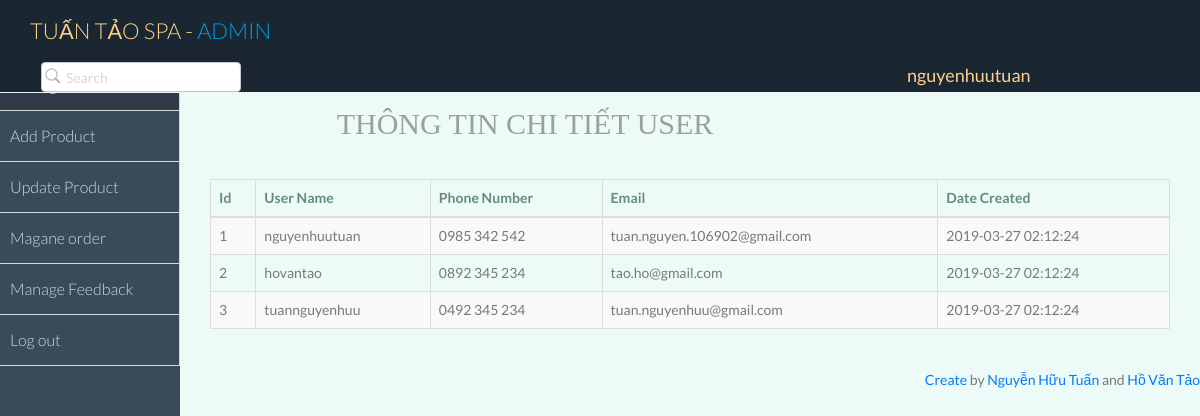
Page /PHP_project/manage_user.php (signed in) on the committed database.
### tables this page shows
CREATE TABLE users (
    id INT NOT NULL PRIMARY KEY AUTO_INCREMENT,
    username VARCHAR(50) NOT NULL UNIQUE,
    phone_number varchar (25) not null,
    Email varchar(55) not null, 
    password VARCHAR(255) NOT NULL,
    created_at DATETIME DEFAULT CURRENT_TIMESTAMP
);

### PHP_project/manage_user.php (the view, shortened to what this page needs)
 <!DOCTYPE html>
 <html lang="en">
 <head>
 </head>
 <body style="background: #ecfbf8" >
 	<section id="container" class="">
 		<?php
 		require_once "admin.php";
 		?>
 		<section id="main-content">
 			<section class="wrapper">
 				<div class="container ">
 					<div class="row">
 						<div class="col-md-12">
 							<div class="page-header clearfix">
 								<div class="row">
 									<div class="col-xs-8 col-sm-8 col-md-8 col-lg-8">
 										<center><h2 style="font-family: initial;" >Thông tin chi tiết user </h2></center>
 									</div>
 								</div>
 							</div>
 							<?php
 							$sql = "SELECT * FROM users";
 							if($result = mysqli_query($mysqli, $sql)){
 								if(mysqli_num_rows($result) > 0){
 									echo "<table class='table table-bordered table-striped'>";
 									echo "<thead>";
 									echo "<tr>";
 									echo "<th>Id</th>";
 									echo "<th>User Name</th>";
 									echo "<th>Phone Number</th>";
 									echo "<th>Email</th>";
 									echo "<th>Date Created</th>";
 									echo "</tr>";										echo "</thead>";
 									echo "<tbody>";
 									while($row = mysqli_fetch_array($result)){
 										echo "<tr>";
 										echo "<td>" . $row['id'] . "</td>";
 										echo "<td>" . $row['username'] . "</td>";
 										echo "<td>" . $row['phone_number'] . "</td>";
 										echo "<td>" . $row['Email'] . "</td>";
 										echo "<td>" . $row['created_at'] . "</td>";
 										echo "</tr>";
 									}
 									echo "</tbody>";
 									echo "</table>";
 								} else{
 									echo "<p class='lead'> No records were found. </p>";
 								}
 							} else{
 								echo "ERROR: Could not able to execute $sql. " . mysqli_error($mysqli);
 							}
 							?>
 						</div>
 					</div>
 					<div class="row">
 						<div class="col-xs-6 col-sm-6 col-md-6 col-lg-6">
 						</div>
 					</div>
 				</div>
 			</section>
 			<div class="text-right">
 				<div class="credits">
 					<div class="credits">
 						<a href="https://bootstrapmade.com/">Create </a> by <a href="https://www.linkedin.com/in/nguyen-huu-tuan-42b67b179/">Nguyễn Hữu Tuấn </a> and <a href="https://www.linkedin.com/in/tao-ho/">Hồ Văn Tảo </a>
 					</div>
 				</div>
 			</div>
 		</section>
</body>
</html>

### rows in the picture
users: id "1", username "nguyenhuutuan", phone_number "0985 342 542", Email "tuan.nguyen.106902@gmail.com", created_at "2019-03-27 02:12:24"
users: id "2", username "hovantao", phone_number "0892 345 234", Email "tao.ho@gmail.com", created_at "2019-03-27 02:12:24"
users: id "3", username "tuannguyenhuu", phone_number "0492 345 234", Email "tuan.nguyenhuu@gmail.com", created_at "2019-03-27 02:12:24"

### other values in the picture
$_SESSION["username"] "nguyenhuutuan"
